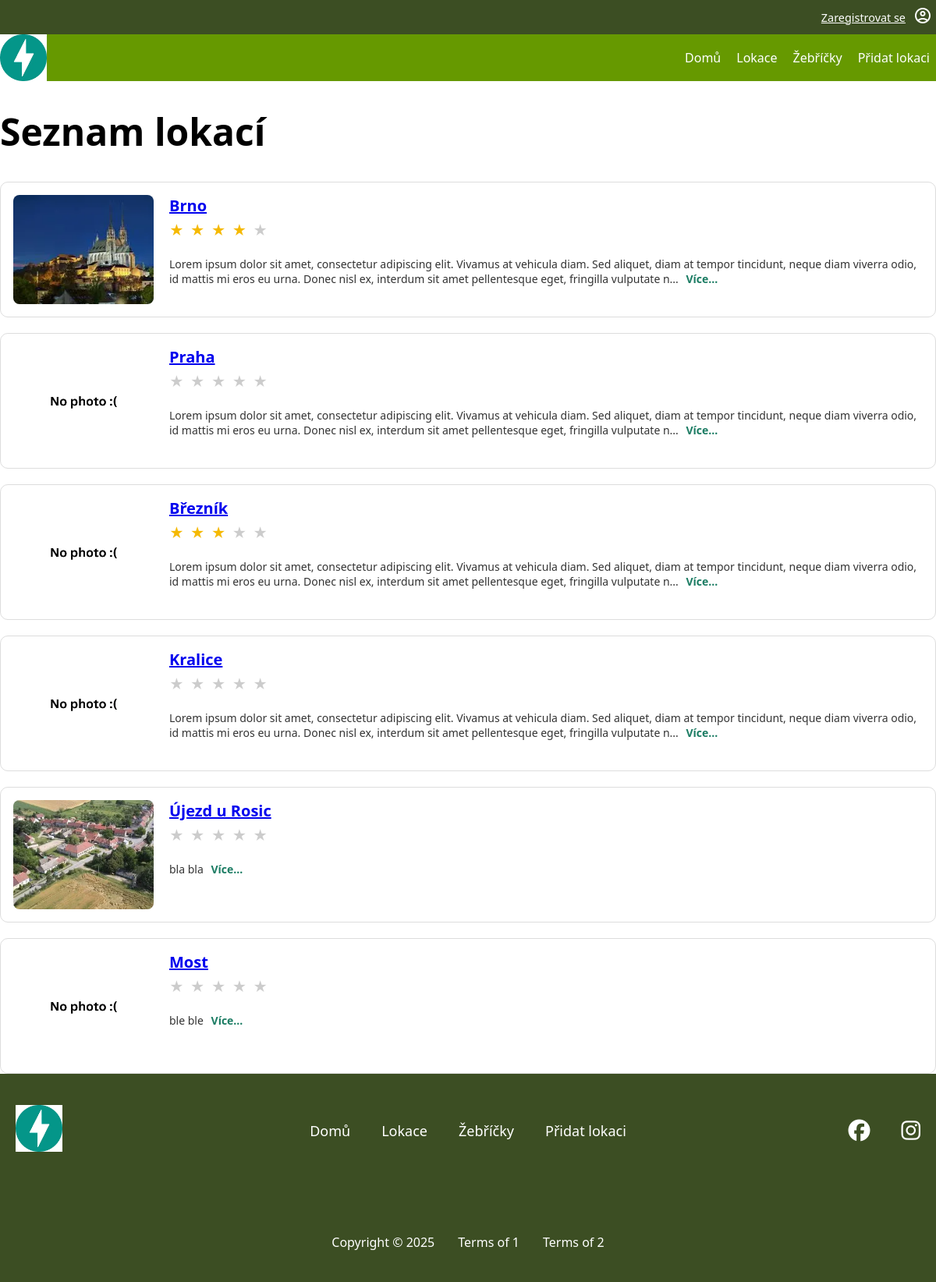
/locations, run on the app's committed database.
### tables this page shows
CREATE TABLE photo (
    id INTEGER PRIMARY KEY AUTOINCREMENT,
    name VARCHAR NOT NULL,
    alt_text VARCHAR,
    url VARCHAR NOT NULL,
    id_location INTEGER NOT NULL,
    FOREIGN KEY (id_location) REFERENCES location(id)
);

CREATE TABLE location (
    id INTEGER PRIMARY KEY AUTOINCREMENT,
    name VARCHAR NOT NULL,
    description VARCHAR,
    date_location_added TEXT NOT NULL,
    id_user INTEGER NOT NULL,
    FOREIGN KEY (id_user) REFERENCES user(id)
);

### pages/locations.py (the view)
@router.get("/locations", name="list_locations_with_photos_rating", response_class=HTMLResponse)
async def list_locations_with_photos_rating(request: Request,svc: LocationService = Depends(locations_service)):
    locations = svc.list_locations_with_photos_rating()
    tpl = request.app.state.templates
    return tpl.TemplateResponse(
        "locations.html",
        {
            "request": request,
            "title": "Seznam lokací",
            "locations": locations,  # Seznam lokací - údaje o lokaci + fotky + Rating
        },
    )

### templates/locations.html (shortened to what this page needs)
{% extends "base.html" %}
{% block content %}
<h1>{{ title }}</h1>
<div class="locations-list">
    {% for loc in locations %}
    <div class="location-card">
        <div class="loc-thumb">
            {% if loc['photos'] %}
                <a href="{{url_for('location_detail', id=loc['id']) }}">
                    <img alt="{{ loc['photos'][0]['alt_text'] }}" src="/database/{{ loc['photos'][0]['url'] }}">
                </a>
            {% else %}
                <img alt="No photo" src="{{url_for('static', path='img/web/noImage.webp') }}"></a>
            {% endif %}
        </div>
        <div class="loc-body">
            <a href="{{url_for('location_detail', id=loc['id']) }}">
            <h2 class="loc-title">{{ loc['name'] }}</h2>
            </a>
            <div class="loc-rating">
                {% set filled = (loc['avg_rating'] | default(0)) | int %}
                {% for i in range(1,6) %}
                    <span class="star {% if i <= filled %}filled{% endif %}">★</span>
                {% endfor %}
            </div>
            <p class="loc-desc">
                {{ loc['description'] | truncate(250, True, '...') }}
                <a href="{{url_for('location_detail', id=loc['id']) }}" class="more">Více...</a>
            </p>
        </div>
    </div>
    {% endfor %}
</div>
{% endblock %}

### templates/base.html (shortened to what this page needs)
<!DOCTYPE html>
<html lang="cs">
<head>
    <link rel="stylesheet" href="{{ url_for('static', path='css/style.css') }}">
    <link rel="stylesheet" href="{{ url_for('static', path='css/header.css') }}">
    <link rel="stylesheet" href="{{ url_for('static', path='css/footer.css') }}">
    <link rel="stylesheet" href="{{ url_for('static', path='css/icon.css') }}">
    <link rel="stylesheet" href="{{ url_for('static', path='css/location.css') }}">
    <link rel="stylesheet" href="https://cdnjs.cloudflare.com/ajax/libs/font-awesome/6.5.0/css/all.min.css">
</head>
<body>
<div class = "header">
    <div class = "upper-nav">
        <a href="{{url_for('register_page') }}" class="upper-nav-items">Zaregistrovat se</a>
        <a href="{{url_for('my_profile_page') }}" class="upper-nav-items"><span class="material-symbols-outlined">account_circle</span></a>
    </div>
    <div class="lower-nav">
        <div class="lower-nav-logo"><a href="{{url_for('landing_page') }}"><img alt="logo" src="{{url_for('static', path='img/web/logo.webp') }}"></a></div>
        <div class="lower-nav-items">
            <a href="{{url_for('landing_page') }}" class="lower-nav-item">Domů</a>
            <a href="{{url_for('list_locations_with_photos_rating') }}" class="lower-nav-item">Lokace</a>
            <a href="{{url_for('rankings_page') }}" class="lower-nav-item">Žebříčky</a>
            <a href="{{url_for('add_location_page') }}" class="lower-nav-item">Přidat lokaci</a>
        </div>
    </div>
</div>
    {% block content %}{% endblock %}
<footer class="footer">
    <div class="footer-top">
        <div class="footer-logo">
            <a href="{{url_for('landing_page') }}"><img alt="logo" src="{{url_for('static', path='img/web/logo.webp') }}"></a>
        </div>
        <nav class="footer-nav">
            <a href="{{url_for('landing_page') }}" class="footer-nav-item">Domů</a>
            <a href="{{url_for('list_locations_with_photos_rating') }}" class="footer-nav-item">Lokace</a>
            <a href="{{url_for('rankings_page') }}" class="footer-nav-item">Žebříčky</a>
            <a href="{{url_for('add_location_page') }}" class="footer-nav-item">Přidat lokaci</a>
        </nav>
        <div class="footer-icons">
            <i class="fa-brands fa-facebook"></i>
            <i class="fa-brands fa-instagram"></i>
        </div>
    </div>
    <div class="footer-bottom">
        <span>Copyright © 2025</span>
        <span>Terms of 1</span>
        <span>Terms of 2</span>
    </div>
</footer>
</body>
</html>

### static/css/style.css (style rules this page uses)
:root { font-family: system-ui, -apple-system, Segoe UI, Roboto, sans-serif; --background-color: white; --text-color: black; --navbar-background-color: #669900; --footer-background-color: #3c4e23; --white-text-color: white; font-size: 16px; }
html, body { margin:0; padding: 0; background: var(--background-color); width: 100%; }
h1 { font-size: 3em; }

### static/css/header.css (style rules this page uses)
.header { width: 100%; position: sticky; top: 0; z-index: 1000; }
.upper-nav { display: flex; flex-direction: row; align-items: center; width: 100%; background-color: var(--footer-background-color); justify-content: flex-end; font-size: 0.9rem; padding: 1vh 0 1vh 0; }
.upper-nav-items { margin-left: 5px; margin-right: 5px; color: var(--white-text-color); }
.lower-nav { display: flex; flex-direction: row; align-items: center; max-height: 10vh; justify-content: space-between; width: 100%; background-color: var(--navbar-background-color, #333); }
.lower-nav-logo { width: 60px; height: 60px; }
.lower-nav-logo img { width: 100%; height: 100%; object-fit: contain; display: block; }
.lower-nav-items { display: flex; gap: 20px; padding-right: 1vh; }
.lower-nav-item { color: var(--white-text-color, #fff); text-decoration: none; font-size: 1rem; font-weight: 500; }

### static/css/footer.css (style rules this page uses)
.footer { width: 100%; background-color: var(--footer-background-color); color: white; padding: 40px 0; display: flex; flex-direction: column; gap: 30px; }
.footer-top { display: grid; grid-template-columns: 1fr auto 1fr; align-items: center; padding-bottom: 70px; }
.footer-logo { padding-left: 20px; }
.footer-logo img { width: 60px; height: 60px; object-fit: contain; }
.footer-nav { display: flex; justify-content: center; gap: 40px; }
.footer-nav-item { color: white; text-decoration: none; font-size: 18px; }
.footer-top i { justify-self: end; font-size: 28px; margin-left: 20px; cursor: pointer; }
.footer-icons { display: flex; justify-content: flex-end; gap: 20px; padding-right: 20px; font-size: 28px; justify-self: end; }
.footer-icons i { cursor: pointer; }
.footer-bottom { display: flex; justify-content: center; gap: 30px; font-size: 16px; }

### static/css/location.css (style rules this page uses)
.locations-list { display: flex; flex-direction: column; gap: 20px; }
.location-card { display: grid; grid-template-columns: 180px 1fr; gap: 20px; padding: 16px; background: #ffffff; border: 1px solid #ddd; border-radius: 10px; }
.loc-thumb { width: 100%; height: 140px; background: #eee; border-radius: 8px; overflow: hidden; }
.loc-thumb img { width: 100%; height: 100%; object-fit: cover; }
.loc-body { display: flex; flex-direction: column; }
.loc-title { margin: 0 0 6px 0; font-size: 20px; font-weight: 600; }
.loc-rating { display: flex; align-items: center; gap: 8px; margin-bottom: 8px; }
.star { color: #ccc; font-size: 18px; }
.star.filled { color: #f5b900; }
.loc-desc { font-size: 14px; color: #333; }
.loc-desc .more { color: #1b7c63; font-weight: 600; text-decoration: none; margin-left: 6px; }

### data on the page
photo: url (picture), name "Brno", description "Lorem ipsum dolor sit amet, consectetur adipiscing elit. Vivamus at vehicula diam. Sed aliquet, diam at tempor tincidunt, neque diam viverra odio, id mattis mi eros eu urna. Donec nisl ex, interdum sit amet pellentesque eget, fringilla vulputate n..."
location: name "Praha", description "Lorem ipsum dolor sit amet, consectetur adipiscing elit. Vivamus at vehicula diam. Sed aliquet, diam at tempor tincidunt, neque diam viverra odio, id mattis mi eros eu urna. Donec nisl ex, interdum sit amet pellentesque eget, fringilla vulputate n..."
location: name "Březník", description "Lorem ipsum dolor sit amet, consectetur adipiscing elit. Vivamus at vehicula diam. Sed aliquet, diam at tempor tincidunt, neque diam viverra odio, id mattis mi eros eu urna. Donec nisl ex, interdum sit amet pellentesque eget, fringilla vulputate n..."
location: name "Kralice", description "Lorem ipsum dolor sit amet, consectetur adipiscing elit. Vivamus at vehicula diam. Sed aliquet, diam at tempor tincidunt, neque diam viverra odio, id mattis mi eros eu urna. Donec nisl ex, interdum sit amet pellentesque eget, fringilla vulputate n..."
photo: url (picture), name "Újezd u Rosic", description "bla bla"
location: name "Most", description "ble ble"

### other printed values
{{ title }} "Seznam lokací"
